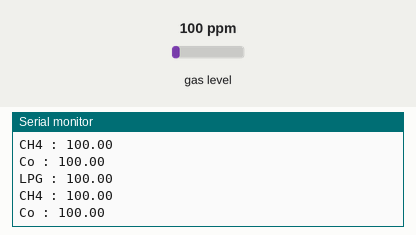
Recording of a sketch running on a simulated Arduino Uno, built with avr-gcc and run on an emulated ATmega328P. Parts: the last lines printed to the serial monitor. Inputs (shaded band) come from the test bench; at power-on: gas level 100 ppm.

Above: at 1.2 s.
1.3 s: gas level set to 20 ppm
At 1.85 s:
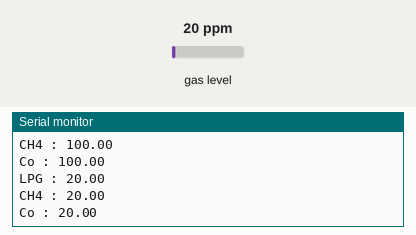
2.8 s: gas level set to 250 ppm
At 3.35 s:
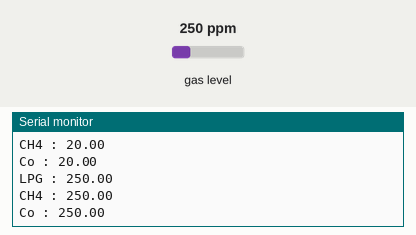
Timing chart, 0 to 5.8 s (numbered marks = the images above; inputs shaded):
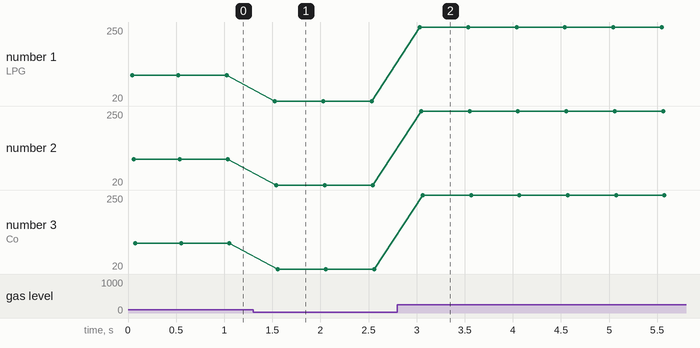

The sketch:

MQ9_method.ino
```cpp
#include <MQUnifiedsensor.h>

#define         Board                   ("Arduino UNO")
#define         Pin                     (A0)  //Analog input 4 of your arduino
#define         Type                    ("MQ-9") //MQ9
#define         Voltage_Resolution      (5)
#define         ADC_Bit_Resolution      (10) // For arduino UNO/MEGA/NANO
#define         RatioMQ9CleanAir        (9.6) //RS / R0 = 60 ppm

MQUnifiedsensor MQ9(Board, Voltage_Resolution, ADC_Bit_Resolution, Pin, Type);


void setup() {
  Serial.begin(9600);
  mqSetup();
}


void loop() {
  MQ9.update();
  float LPG = getLPG();
  float CH4 = getCHfour();
  float CO = getCO();
  Serial.print("LPG : "); Serial.println(LPG);
  Serial.print("CH4 : "); Serial.println(CH4);
  Serial.print("Co : "); Serial.println(CO);
  delay(500);
}

void mqSetup(){
  MQ9.setRegressionMethod(1);
  MQ9.init();
  Serial.print("Calibrating please wait.");
  float calcR0 = 0;
  for(int i = 1; i<=10; i ++)
  {
    MQ9.update();
    calcR0 += MQ9.calibrate(RatioMQ9CleanAir);
    Serial.print(".");
  }
  MQ9.setR0(calcR0/10);
  Serial.println("  done!.");
  if(isinf(calcR0)) {Serial.println("Warning..."); while(1);}
  if(calcR0 == 0){Serial.println("Warning..."); while(1);}
}

float getLPG(){
  MQ9.setA(1000.5);
  MQ9.setB(-2.186);
  float LPG = MQ9.readSensor();
  return LPG;
}

float getCHfour(){
  MQ9.setA(4269.6);
  MQ9.setB(-2.648);
  float CH4 = MQ9.readSensor();
  return CH4;
}

float getCO(){
  MQ9.setA(599.65);
  MQ9.setB(-2.244);
  float CO = MQ9.readSensor();
  return CO;

}
```

Measured:
- after the input at 1.3 s, the serial monitor: prints a new line after 0.23 s (image 1)
- after the input at 2.8 s, the serial monitor: prints a new line after 0.23 s (image 2)
- plotted number 1: 100 → 20 after the input at 1.3 s, 20 → 250 after the input at 2.8 s
- plotted number 2: 100 → 20 after the input at 1.3 s, 20 → 250 after the input at 2.8 s
- plotted number 3: 100 → 20 after the input at 1.3 s, 20 → 250 after the input at 2.8 s
